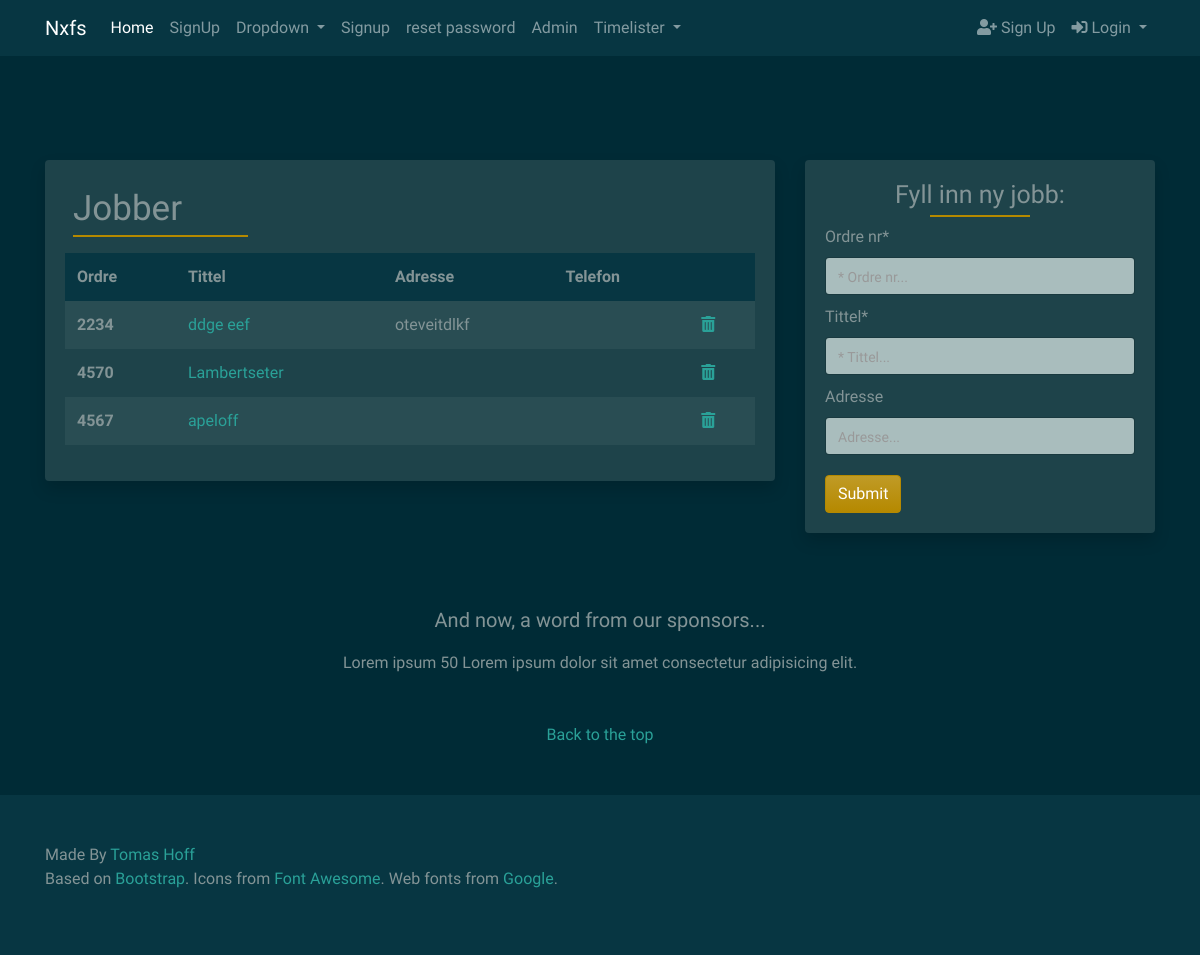
Before: /timelister/jobblist/ with the older database file.
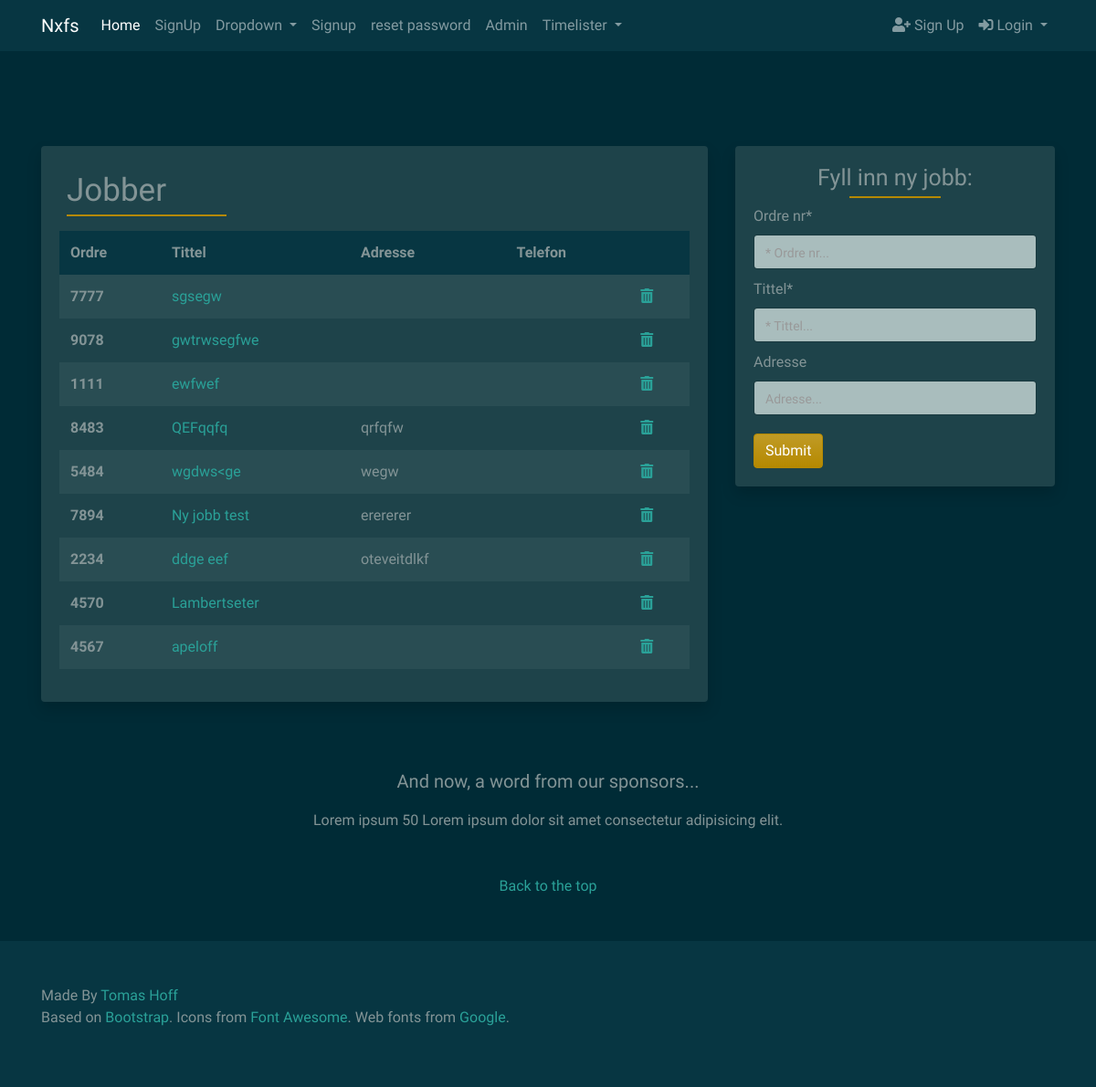
After: the same page with the newer database file.
### timelister/models.py (models this page shows)
class Jobber(models.Model):
    ordre_nr = models.PositiveSmallIntegerField(primary_key=True)
    tittel = models.CharField(max_length=64, unique=True, blank=True)
    adresse = models.CharField(max_length=256, blank=True)
    telefon_nr = models.CharField(max_length=64, blank=True)
    beskrivelse = models.TextField(blank=True)
    date = models.DateTimeField(auto_now_add=True)
    ferdig = models.BooleanField(default=False)
    matriell = models.ManyToManyField(JobbMatriell, blank=True)
    class Meta:
        verbose_name = 'Jobb'
        verbose_name_plural = 'Jobber'
    def __str__(self):
        return self.tittel

### timelister/views.py (the view)
# urls.py: path('jobblist/', views.jobblist, name="jobblist"),
def jobblist(request):
    jobb_list = models.Jobber.objects.all()
    most_recent = models.Jobber.objects.order_by('-date')
    paginator = Paginator(jobb_list, 10)
    page_request_var = 'page'
    page = request.GET.get(page_request_var)
    try:
        paginated_queryset = paginator.page(page)
    except PageNotAnInteger:
        paginated_queryset = paginator.page(1)
    except EmptyPage:
        paginated_queryset = paginator.page(paginator.num_pages)
    jobbform = JobberForm(request.POST or None)
    if request.method == "POST":
        if jobbform.is_valid():
            jobbform.save()
            messages.success(request, 'Jobb Lagt til')
            return redirect(request.META.get('HTTP_REFERER', redirect_if_referer_not_found))
    context = {
        'jobbform': jobbform,
        'queryset': paginated_queryset,
        'page_request_var': page_request_var,
        'most_recent': most_recent,
    }
    return render(request, 'timelister/jobblist.html', context)

### timelister/forms.py
class JobberForm(forms.ModelForm):
    ordre_nr = forms.CharField(max_length=4, required=True, widget=forms.TextInput(
        attrs={
            'placeholder': '* Ordre nr...',
        }))
    tittel = forms.CharField(max_length=64, widget=forms.TextInput(
        attrs={
            'placeholder': '* Tittel...',
        }))
    adresse = forms.CharField(max_length=256, required=False, widget=forms.TextInput(
        attrs={
            'placeholder': 'Adresse...',
        }))
    class Meta:
        model = Jobber
        fields = (
            'ordre_nr',
            'tittel',
            'adresse',
        )

### srv/context_processors.py (called while the page is built)
def custom_context(request):
    navbarloginform = LoginForm(request.POST or None)
    return {
        'navbarloginform': navbarloginform
    }

### templates/timelister/jobblist.html (shortened to what this page needs)
{% extends 'base.html' %}
{% block content %}
{% load crispy_forms_tags %}
<div class="col-lg-8">
    <div class="card border-0 shadow mb-4">
        <div class="card-body">
            <div class="d-flex justify-content-between">
                <div class="p-2">
                    <h2 class="card-body">Jobber</h2>
                </div>
                <div class="p-2"></div>
                <div class="p-2"></div>
            </div>
            <table class="table table-striped table-borderless">
                <thead class="thead-custom">
                    <tr>
                        <th scope="col">Ordre</th>
                        <th scope="col">Tittel</th>
                        <th scope="col">Adresse</th>
                        <th scope="col">Telefon</th>
                        <th scope="col"></th>
                    </tr>
                </thead>
                <tbody>
                    {% for jobber in most_recent %}
                    <tr>
                        <th scope="row">{{ jobber.ordre_nr }}</th>
                        <td><a href="{% url 'jobbdetail' jobb_id=jobber.ordre_nr %}">{{ jobber }}</a></td>
                        <td>{{ jobber.adresse }}</td>
                        <td>{{ jobber.telefon_nr }}</td>
                        <td><a href="{% url 'delete_jobber' jobber.ordre_nr %}" class="confirm-delete"
                                data-toggle="modal" data-target="#confirmTimerDeleteModal"
                                id="deleteButton{{jobber.ordre_nr}}">
                                <i class="fas fa-trash-alt" tooltip-toggle="tooltip" title="Delete"></i></a>
                        </td>
                    </tr>
                    {% endfor %}
                </tbody>
            </table>
        </div>
    </div>
</div>
<div class="col-lg-4">
    <div class="card border-0 shadow mb-4 d-none d-lg-block">
        <div class="card-body">
            <div class="form-group">
                <h2>Fyll inn ny jobb:
                </h2>
                <form method="POST" action=".">
                    {{ jobbform|crispy }}
                    <button type="submit" class="btn btn-primary button-card">Submit</button>
                </form>
            </div>
        </div>
    </div>
</div>
{% endblock content %}

Changed rows visible on the page:
added Jobber: ordre_nr "7777", tittel "sgsegw"
added Jobber: ordre_nr "9078", tittel "gwtrwsegfwe"
added Jobber: ordre_nr "1111", tittel "ewfwef"
added Jobber: ordre_nr "8483", tittel "QEFqqfq", adresse "qrfqfw"
added Jobber: ordre_nr "5484", tittel "wgdws<ge", adresse "wegw"
added Jobber: ordre_nr "7894", tittel "Ny jobb test", adresse "erererer"
